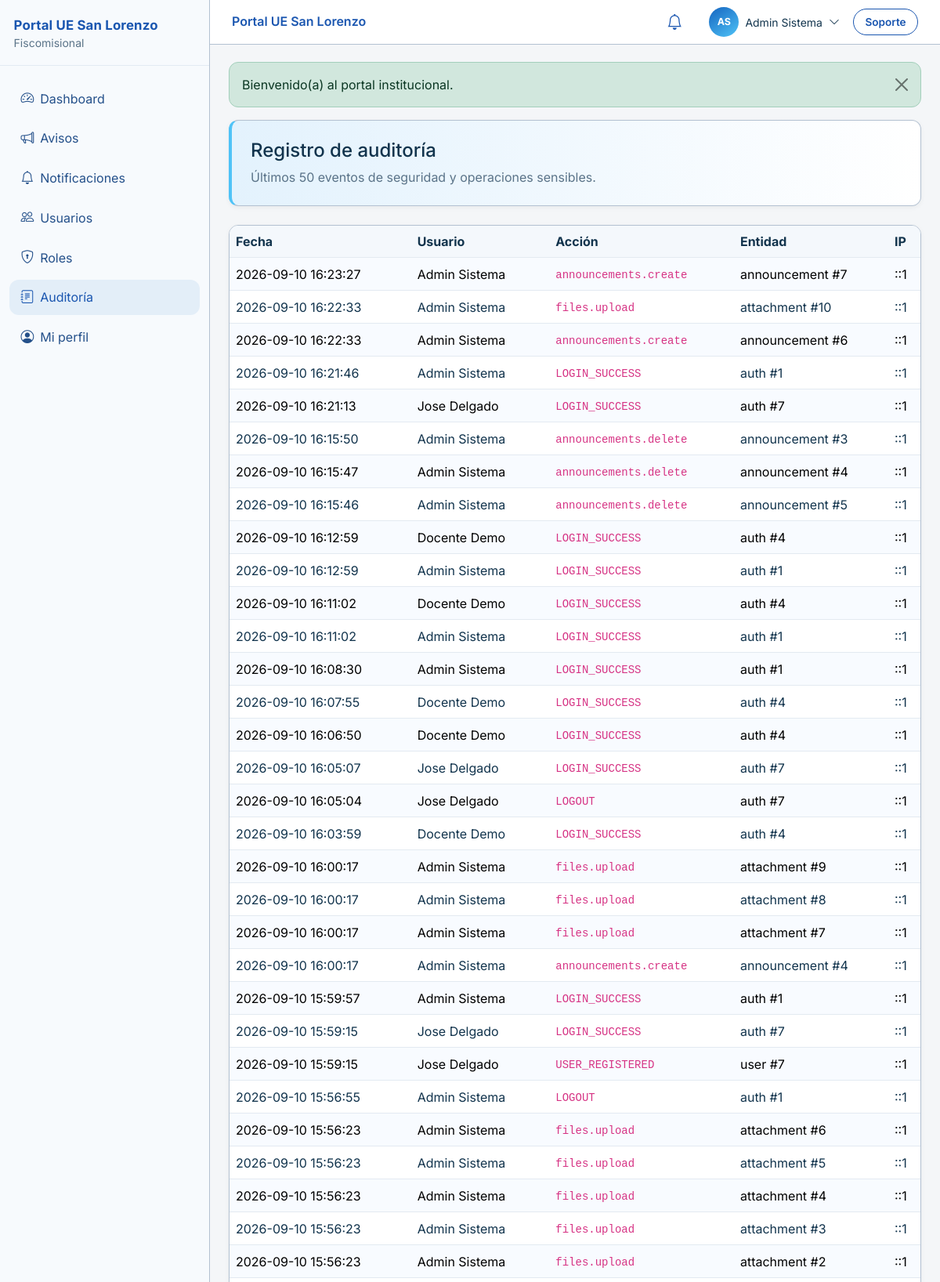
/app/public/audit (signed in, upper part), run on the app's committed database.
### tables this page shows
CREATE TABLE `audit_logs` (
  `id` bigint(20) UNSIGNED NOT NULL,
  `user_id` bigint(20) UNSIGNED DEFAULT NULL,
  `action` varchar(100) NOT NULL,
  `entity` varchar(50) DEFAULT NULL,
  `entity_id` bigint(20) DEFAULT NULL,
  `old_values` text DEFAULT NULL,
  `new_values` text DEFAULT NULL,
  `ip` varchar(45) DEFAULT NULL,
  `user_agent` varchar(255) DEFAULT NULL,
  `created_at` datetime NOT NULL DEFAULT current_timestamp()
);

### app/helpers/response.php (called while the page is built, shortened)
<?php
function app_path(string $path = ''): string
{
    $base = defined('APP_PATH') ? APP_PATH : dirname(__DIR__);
    return $path === '' ? $base : $base . DIRECTORY_SEPARATOR . ltrim(str_replace(['/', '\\'], DIRECTORY_SEPARATOR, $path), DIRECTORY_SEPARATOR);
}
function view(string $name, array $data = [], ?string $layout = 'main'): void
{
    $viewFile = app_path('views/' . str_replace('.', '/', $name) . '.php');
    extract($data, EXTR_SKIP);
    require $viewFile;
}

### app/controllers/Controller.php (called while the page is built, shortened)
<?php
abstract class Controller
{
    protected function view(string $name, array $data = [], ?string $layout = 'main'): void
    {
        view($name, $data, $layout);
    }
}

### app/controllers/AuditController.php (called while the page is built, shortened)
<?php
final class AuditController extends Controller
{
    private AuditService $audit;
    public function __construct(?AuditService $audit = null)
    {
        $this->audit = $audit ?? new AuditService();
    }
    public function index(): void
    {
        try {
            $logs = $this->audit->recent(50);
        } catch (Throwable $e) {
            if ($e instanceof RuntimeException || str_contains($e->getMessage(), 'base de datos')) {
                flash('error', 'No se pudo cargar el registro de auditoría.');
                $logs = [];
            } else {
                throw $e;
            }
        }
        $this->view('audit.index', [
            'title' => 'Auditoría',
            'heading' => 'Registro de auditoría',
            'description' => 'Últimos 50 eventos de seguridad y operaciones sensibles.',
            'logs' => $logs,
        ]);
    }
}

### app/middleware/PermissionMiddleware.php (called while the page is built, shortened)
<?php
final class PermissionMiddleware
{
    public function handle(array $params, Closure $next): void
    {
        $next($params);
    }
}

### app/middleware/AuthMiddleware.php (called while the page is built, shortened)
<?php
final class AuthMiddleware
{
    public function handle(array $params, Closure $next): void
    {
        $next($params);
    }
}

### app/helpers/security.php (called while the page is built, shortened)
<?php
function e(?string $value): string
{
    return htmlspecialchars((string) $value, ENT_QUOTES | ENT_SUBSTITUTE, 'UTF-8');
}

### app/bootstrap.php (called while the page is built, shortened)
<?php
require_once APP_PATH . '/helpers/env.php';
require_once APP_PATH . '/helpers/security.php';
require_once APP_PATH . '/helpers/response.php';
spl_autoload_register(static function (string $class): void {
    $prefix = 'App\\';
    $relative = substr($class, strlen($prefix));
    $parts = explode('\\', $relative);
    $map = [
        'Helpers' => 'helpers',
        'Controllers' => 'controllers',
        'Middleware' => 'middleware',
        'Services' => 'Services',
        'Repositories' => 'Repositories',
    ];
    $root = $parts[0];
    foreach ($map as $ns => $dir) {
        if (strcasecmp($root, $ns) === 0) {
            $parts[0] = $dir;
            break;
        }
    }
    $path = APP_PATH . DIRECTORY_SEPARATOR . implode(DIRECTORY_SEPARATOR, $parts) . '.php';
});

### app/helpers/env.php (called while the page is built, shortened)
<?php
function env(string $key, $default = null)
{
    if (array_key_exists($key, $_ENV)) {
        $value = $_ENV[$key];
    } elseif (array_key_exists($key, $_SERVER)) {
        $value = $_SERVER[$key];
    } else {
        $value = getenv($key);
        if ($value === false) {
            return $default;
        }
    }
    $normalized = is_string($value) ? strtolower(trim($value)) : $value;
    return match ($normalized) {
        'true', '(true)' => true,
        'false', '(false)' => false,
        'empty', '(empty)' => '',
        'null', '(null)' => null,
        default => $value,
    };
}

### app/config/database.php (called while the page is built, shortened)
<?php
$host = (string) env('DB_HOST', '127.0.0.1');
$port = (string) env('DB_PORT', '3306');
$database = (string) env('DB_DATABASE', 'ue_san_lorenzo');
$charset = 'utf8mb4';
return [
    'driver' => 'mysql',
    'host' => $host,
    'port' => $port,
    'database' => $database,
    'username' => (string) env('DB_USERNAME', 'root'),
    'password' => (string) env('DB_PASSWORD', ''),
    'charset' => $charset,
    'dsn' => sprintf(
        'mysql:host=%s;port=%s;dbname=%s;charset=%s',
        $host,
        $port,
        $database,
        $charset
    ),
    'options' => [
        PDO::ATTR_ERRMODE => PDO::ERRMODE_EXCEPTION,
        PDO::ATTR_DEFAULT_FETCH_MODE => PDO::FETCH_ASSOC,
        PDO::ATTR_EMULATE_PREPARES => false,
    ],
];

### app/services/AuditService.php (called while the page is built, shortened)
<?php
final class AuditService
{
    private PDO $pdo;
    public function __construct(?PDO $pdo = null)
    {
        $this->pdo = $pdo ?? Database::connection();
    }
    public function recent(int $limit = 50): array
    {
        $limit = max(1, min(200, $limit));
        $stmt = $this->pdo->prepare(
            'SELECT a.id, a.user_id, a.action, a.entity, a.entity_id,
                    a.old_values, a.new_values, a.ip, a.user_agent, a.created_at,
                    u.username,
                    TRIM(CONCAT(COALESCE(u.first_name, \'\'), \' \', COALESCE(u.last_name, \'\'))) AS user_name
             FROM audit_logs a
             LEFT JOIN users u ON u.id = a.user_id
             ORDER BY a.created_at DESC, a.id DESC
             LIMIT ' . $limit
        );
        $stmt->execute();
        $rows = $stmt->fetchAll(PDO::FETCH_ASSOC);
        return $rows;
    }
}

### app/public/index.php (called while the page is built, shortened)
<?php
require dirname(__DIR__) . '/bootstrap.php';
require APP_PATH . '/routes/web.php';
$router->dispatch();

### app/views/audit/index.php (the view, shortened to what this page needs)
<div class="card-soft p-4 mb-4 module-hero">
    <h1 class="h4 mb-2"><?= e($heading ?? 'Auditoría') ?></h1>
    <p class="mb-0 text-muted"><?= e($description ?? 'Registro de auditoría.') ?></p>
</div>
<div class="card-soft p-0 overflow-hidden">
    <div class="table-responsive">
        <table class="table table-striped table-hover mb-0 align-middle">
            <thead class="table-light">
            <tr>
                <th scope="col">Fecha</th>
                <th scope="col">Usuario</th>
                <th scope="col">Acción</th>
                <th scope="col">Entidad</th>
                <th scope="col">IP</th>
            </tr>
            </thead>
            <tbody>
            <?php if (empty($logs)): ?>
                <tr>
                    <td colspan="5" class="text-center text-muted py-4">No hay eventos registrados.</td>
                </tr>
            <?php else: ?>
                <?php foreach ($logs as $log): ?>
                    <?php
                    $displayName = trim((string) ($log['user_name'] ?? ''));
                    if ($displayName === '') {
                        $displayName = (string) ($log['username'] ?? '');
                    }
                    if ($displayName === '' && empty($log['user_id'])) {
                        $displayName = '—';
                    }
                    $entity = (string) ($log['entity'] ?? '');
                    $entityId = $log['entity_id'] ?? null;
                    $entityLabel = $entity !== ''
                        ? $entity . ($entityId !== null && $entityId !== '' ? ' #' . $entityId : '')
                        : '—';
                    ?>
                    <tr>
                        <td class="text-nowrap"><?= e((string) ($log['created_at'] ?? '')) ?></td>
                        <td><?= e($displayName) ?></td>
                        <td><code><?= e((string) ($log['action'] ?? '')) ?></code></td>
                        <td><?= e($entityLabel) ?></td>
                        <td class="text-nowrap"><?= e((string) ($log['ip'] ?? '—')) ?></td>
                    </tr>
                <?php endforeach; ?>
            <?php endif; ?>
            </tbody>
        </table>
    </div>
</div>

### app/Router.php (shortened to what this page needs)
<?php
final class Router
{
    private array $routes = [];
    private function add(array $methods, string $path, mixed $handler, array $middleware): self
    {
        $this->routes[] = [
            'methods' => $methods,
            'path' => $this->normalizePath($path),
            'handler' => $handler,
            'middleware' => $middleware,
        ];
        return $this;
    }
    public function dispatch(?string $method = null, ?string $uri = null): void
    {
        $method = strtoupper($method ?? ($_SERVER['REQUEST_METHOD'] ?? 'GET'));
        $uri = $this->normalizePath($uri ?? $this->resolveUri());
        foreach ($this->routes as $route) {
            if (!in_array($method, $route['methods'], true)) {
                continue;
            }
            $params = $this->matchPath($route['path'], $uri);
            if ($params === null) {
                continue;
            }
            $pipeline = array_reduce(
                array_reverse($route['middleware']),
                function (Closure $next, string $middlewareName): Closure {
                    return function (array $params) use ($next, $middlewareName): void {
                        $this->runMiddleware($middlewareName, $params, $next);
                    };
                },
                function (array $params) use ($route): void {
                    $this->invoke($route['handler'], $params);
                }
            );
            $pipeline($params);
            return;
        }
    }
    private function runMiddleware(string $name, array $params, Closure $next): void
    {
        if (str_starts_with($name, 'permission:')) {
            $permission = substr($name, strlen('permission:'));
            $middleware = new \App\Middleware\PermissionMiddleware($permission);
            $middleware->handle($params, $next);
            return;
        }
        $middleware = new $class();
        $middleware->handle($params, $next);
    }
    private function invoke(mixed $handler, array $params): void
    {
        if (is_array($handler) && count($handler) === 2) {
            [$class, $action] = $handler;
            $controller = is_object($class) ? $class : new $class();
            $controller->{$action}(...array_values($params));
            return;
        }
        throw new RuntimeException('Handler de ruta inválido.');
    }
    private function resolveUri(): string
    {
        $uri = $_SERVER['REQUEST_URI'] ?? '/';
        $path = parse_url($uri, PHP_URL_PATH);
        $path = str_replace('\\', '/', $path);
        $bases = [];
        $scriptDir = str_replace('\\', '/', dirname((string) ($_SERVER['SCRIPT_NAME'] ?? '')));
        if ($scriptDir !== '/' && $scriptDir !== '\\' && $scriptDir !== '.' && $scriptDir !== '') {
            $bases[] = rtrim($scriptDir, '/');
        }
        $detected = app_base_path();
        if ($detected !== '') {
            $bases[] = $detected;
        }
        foreach (array_unique($bases) as $base) {
            if ($base !== '' && str_starts_with($path, $base . '/')) {
                $path = substr($path, strlen($base)) ?: '/';
                break;
            }
        }
        return $this->normalizePath($path);
    }
    private function normalizePath(string $path): string
    {
        $path = '/' . trim($path, '/');
        return $path === '/' ? '/' : rtrim($path, '/');
    }
    private function matchPath(string $routePath, string $uri): ?array
    {
        if ($routePath === $uri) {
            return [];
        }
        $pattern = preg_replace('#\{([a-zA-Z_][a-zA-Z0-9_]*)\}#', '(?P<$1>[^/]+)', $routePath);
        $regex = '#^' . $pattern . '$#';
        if (!preg_match($regex, $uri, $matches)) {
            return null;
        }
        $params = [];
        return $params;
    }
}

### app/assets/css/app.css (style rules this page uses)
:root { --pi-navy-950: #0d47a1; --pi-navy-900: #1565c0; --pi-navy-800: #1e88e5; --pi-navy-700: #1565c0; --pi-cyan: #0288d1; --pi-cyan-soft: #4fc3f7; --pi-text: #12344d; --pi-muted: #5a7388; --pi-danger: #c62828; --pi-success: #2e7d32; --pi-warning: #f9a825; --pi-white: #ffffff; --pi-blue-900: #0d47a1; --pi-blue-700: #1565c0; --pi-blue-500: #0288d1; --pi-sky-400: #4fc3f7; --pi-sky-100: #e3f2fd; --pi-gray-100: #f4f6f8; --pi-gray-700: #455a64; --brand-primary: #1a56b0; --brand-secondary: #7eb6e8; --brand-surface: #ffffff; --brand-text: #163a6b; --brand-muted: #5a7388; --sidebar-width: 268px; --radius-panel: 12px; --glow: none; --glass-bg: #ffffff; --glass-border: #b3c1d1; --shield-url: url("../img/escudo-san-lorenzo.png"); }
* { box-sizing: border-box; }
html, body { min-height: 100%; background: #f4f6f8 !important; background-image: none !important; color: #12344d !important; }
body { margin: 0; font-family: Inter, "Segoe UI", "Helvetica Neue", Arial, sans-serif; }
h1, h2, h3, h4, h5, h6 { color: var(--pi-text); }
.text-muted { color: var(--pi-muted) !important; }
.card-soft { background: #ffffff; border: 1.5px solid #b3c1d1; border-radius: 12px; box-shadow: 0 2px 6px rgba(0, 0, 0, 0.05); color: var(--pi-text); }
.module-hero { border: 1.5px solid #b3c1d1; border-left: 4px solid var(--pi-sky-400); background: linear-gradient(90deg, #e3f2fd, #ffffff); box-shadow: 0 2px 6px rgba(0, 0, 0, 0.05); }
.table { --bs-table-bg: #ffffff; --bs-table-color: var(--pi-text); --bs-table-border-color: #e3eaf1; --bs-table-hover-bg: #f4f8fc; --bs-table-hover-color: var(--pi-text); --bs-table-striped-bg: #f8fbff; color: var(--pi-text); }
.table thead.table-light, .table-light { --bs-table-bg: #f4f8fc; --bs-table-color: #12344d; --bs-table-border-color: #e3eaf1; color: #12344d; }

### data on the page
audit_logs: created_at "2026-09-10 16:23:27", displayName "Admin Sistema", action "announcements.create", entityLabel "announcement #7", ip "::1"
audit_logs: created_at "2026-09-10 16:22:33", displayName "Admin Sistema", action "files.upload", entityLabel "attachment #10", ip "::1"
audit_logs: created_at "2026-09-10 16:22:33", displayName "Admin Sistema", action "announcements.create", entityLabel "announcement #6", ip "::1"
audit_logs: created_at "2026-09-10 16:21:46", displayName "Admin Sistema", action "LOGIN_SUCCESS", entityLabel "auth #1", ip "::1"
audit_logs: created_at "2026-09-10 16:21:13", displayName "Jose Delgado", action "LOGIN_SUCCESS", entityLabel "auth #7", ip "::1"
audit_logs: created_at "2026-09-10 16:15:50", displayName "Admin Sistema", action "announcements.delete", entityLabel "announcement #3", ip "::1"
audit_logs: created_at "2026-09-10 16:15:47", displayName "Admin Sistema", action "announcements.delete", entityLabel "announcement #4", ip "::1"
audit_logs: created_at "2026-09-10 16:15:46", displayName "Admin Sistema", action "announcements.delete", entityLabel "announcement #5", ip "::1"
audit_logs: created_at "2026-09-10 16:12:59", displayName "Docente Demo", action "LOGIN_SUCCESS", entityLabel "auth #4", ip "::1"
audit_logs: created_at "2026-09-10 16:12:59", displayName "Admin Sistema", action "LOGIN_SUCCESS", entityLabel "auth #1", ip "::1"
audit_logs: created_at "2026-09-10 16:11:02", displayName "Docente Demo", action "LOGIN_SUCCESS", entityLabel "auth #4", ip "::1"
audit_logs: created_at "2026-09-10 16:11:02", displayName "Admin Sistema", action "LOGIN_SUCCESS", entityLabel "auth #1", ip "::1"
audit_logs: created_at "2026-09-10 16:08:30", displayName "Admin Sistema", action "LOGIN_SUCCESS", entityLabel "auth #1", ip "::1"
audit_logs: created_at "2026-09-10 16:07:55", displayName "Docente Demo", action "LOGIN_SUCCESS", entityLabel "auth #4", ip "::1"
audit_logs: created_at "2026-09-10 16:06:50", displayName "Docente Demo", action "LOGIN_SUCCESS", entityLabel "auth #4", ip "::1"
audit_logs: created_at "2026-09-10 16:05:07", displayName "Jose Delgado", action "LOGIN_SUCCESS", entityLabel "auth #7", ip "::1"
audit_logs: created_at "2026-09-10 16:05:04", displayName "Jose Delgado", action "LOGOUT", entityLabel "auth #7", ip "::1"
audit_logs: created_at "2026-09-10 16:03:59", displayName "Docente Demo", action "LOGIN_SUCCESS", entityLabel "auth #4", ip "::1"
audit_logs: created_at "2026-09-10 16:00:17", displayName "Admin Sistema", action "files.upload", entityLabel "attachment #9", ip "::1"
audit_logs: created_at "2026-09-10 16:00:17", displayName "Admin Sistema", action "files.upload", entityLabel "attachment #8", ip "::1"
audit_logs: created_at "2026-09-10 16:00:17", displayName "Admin Sistema", action "files.upload", entityLabel "attachment #7", ip "::1"
audit_logs: created_at "2026-09-10 16:00:17", displayName "Admin Sistema", action "announcements.create", entityLabel "announcement #4", ip "::1"
audit_logs: created_at "2026-09-10 15:59:57", displayName "Admin Sistema", action "LOGIN_SUCCESS", entityLabel "auth #1", ip "::1"
audit_logs: created_at "2026-09-10 15:59:15", displayName "Jose Delgado", action "LOGIN_SUCCESS", entityLabel "auth #7", ip "::1"
audit_logs: created_at "2026-09-10 15:59:15", displayName "Jose Delgado", action "USER_REGISTERED", entityLabel "user #7", ip "::1"
audit_logs: created_at "2026-09-10 15:56:55", displayName "Admin Sistema", action "LOGOUT", entityLabel "auth #1", ip "::1"
audit_logs: created_at "2026-09-10 15:56:23", displayName "Admin Sistema", action "files.upload", entityLabel "attachment #6", ip "::1"
audit_logs: created_at "2026-09-10 15:56:23", displayName "Admin Sistema", action "files.upload", entityLabel "attachment #5", ip "::1"
audit_logs: created_at "2026-09-10 15:56:23", displayName "Admin Sistema", action "files.upload", entityLabel "attachment #4", ip "::1"
audit_logs: created_at "2026-09-10 15:56:23", displayName "Admin Sistema", action "files.upload", entityLabel "attachment #3", ip "::1"
audit_logs: created_at "2026-09-10 15:56:23", displayName "Admin Sistema", action "files.upload", entityLabel "attachment #2", ip "::1"

### other printed values
$item['label'] "Dashboard"
$item['label'] "Avisos"
$item['label'] "Notificaciones"
$item['label'] "Usuarios"
$item['label'] "Roles"
$item['label'] "Auditoría"
$item['label'] "Mi perfil"
